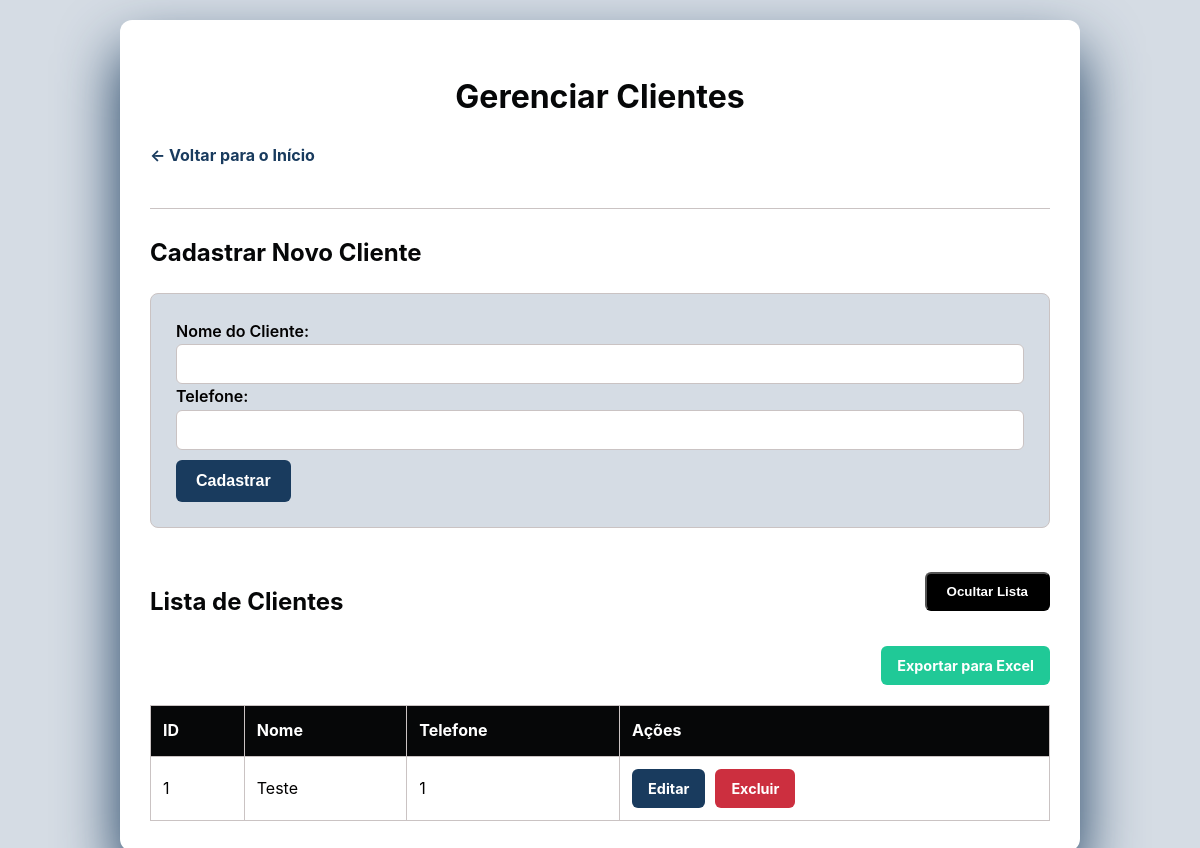
/clientes (signed in), run on the app's committed database.
### app.py (models this page shows)
class Cliente(db.Model):
    id = db.Column(db.Integer, primary_key=True)
    nome = db.Column(db.String(100), nullable=False, unique=True)
    telefone = db.Column(db.String(20), nullable=True)

### app.py (the view, shortened to what this page needs)
@app.route('/clientes', methods=['GET', 'POST'])
@login_required
def clientes():
    todos_clientes = Cliente.query.all()
    return render_template('clientes.html', clientes=todos_clientes)

### app.py (called while the page is built)
@login_manager.user_loader
def load_user(user_id):
    return User.query.get(int(user_id))

@app.context_processor
def inject_user():
    return dict(current_user=current_user)

### templates/clientes.html (shortened to what this page needs)
<!DOCTYPE html>
<html lang="pt-br">
<head>
<link rel="stylesheet" href="{{ url_for('static', filename='style.css') }}">
</head>
<body>
<div class="container">
    <h1 class="header-text">Gerenciar Clientes</h1>
    <a href="{{ url_for('index') }}" class="back-link">← Voltar para o Início</a>
    <hr>
    <h2 class="sub-header-text">Cadastrar Novo Cliente</h2>
    <form method="POST" class="form-section">
        <label for="nome">Nome do Cliente:</label>
        <input type="text" id="nome" name="nome" required>
        <label for="telefone">Telefone:</label>
        <input type="text" id="telefone" name="telefone">
        <button type="submit">Cadastrar</button>
    </form>
    <div style="display: flex; justify-content: space-between; align-items: center;">
        <h2 class="sub-header-text">Lista de Clientes</h2>
        <button id="toggle-list-btn" class="button-link secondary-button" style="margin-bottom: 10px;">Ocultar Lista</button>
    </div>
    <div id="client-list-container">
    {% if clientes %}
        <div class="export-button-container">
            <a href="{{ url_for('exportar_clientes') }}" class="button-link export-button">Exportar para Excel</a>
        </div>
        <table class="data-table">
            <thead>
                <tr>
                    <th>ID</th>
                    <th>Nome</th>
                    <th>Telefone</th>
                    <th>Ações</th>
                </tr>
            </thead>
            <tbody>
                {% for cliente in clientes %}
                    <tr>
                        <td>{{ cliente.id }}</td>
                        <td>{{ cliente.nome }}</td>
                        <td>{{ cliente.telefone if cliente.telefone else 'N/A' }}</td>
                        <td>
                            <div style="display: flex; gap: 10px; flex-wrap: wrap;">
                                <a href="{{ url_for('editar_cliente', id=cliente.id) }}" class="button-link edit-button">Editar</a>
                                <a href="{{ url_for('excluir_cliente', id=cliente.id) }}" class="button-link delete-button">Excluir</a>
                            </div>
                        </td>
                    </tr>
                {% endfor %}
            </tbody>
        </table>
    {% else %}
        <p>Nenhum cliente cadastrado ainda.</p>
    {% endif %}
    </div>
</div>
</body>
</html>

### static/style.css (style rules this page uses)
:root { --primary-color: #193b5e; --primary-dark-color: #060708; --secondary-color: #000; --background-color: #d5dce4; --card-background: #ffffff; --text-color: #020101; --light-text-color: #fff; --border-color: #cac3c3; --success-color: #060708; --danger-color: #cc2f3f; --info-color: #193b5e; --box-shadow: 0 30px 60px #193b5e; }
body { font-family: -apple-system, BlinkMacSystemFont, "Segoe UI", Roboto, "Helvetica Neue", Arial, sans-serif; background-color: var(--background-color); color: var(--text-color); margin: 0; padding: 20px; line-height: 1.6; }
.container { max-width: 900px; margin: 0 auto; background-color: var(--card-background); padding: 30px; border-radius: 12px; box-shadow: var(--box-shadow); }
.header-text { text-align: center; color: var(--primary-dark-color); margin-bottom: 20px; }
.sub-header-text { color: var(--primary-dark-color); margin-top: 25px; margin-bottom: 15px; }
hr { border: 0; border-top: 1px solid var(--border-color); margin: 20px 0; }
.back-link { display: inline-block; margin-bottom: 20px; color: var(--primary-color); text-decoration: none; font-weight: bold; transition: color 0.3s ease; }
.button-link { display: inline-block; padding: 10px 20px; border-radius: 6px; text-decoration: none; font-weight: bold; transition: background-color 0.3s ease, transform 0.2s ease; text-align: center; white-space: nowrap; }
.export-button { background-color: #20c997; color: var(--light-text-color); font-size: 0.9rem; padding: 8px 16px; margin-top: 10px; }
.delete-button { background-color: var(--danger-color); color: var(--light-text-color); font-size: 0.9rem; padding: 8px 16px; }
.edit-button { background-color: var(--info-color); color: var(--light-text-color); font-size: 0.9rem; padding: 8px 16px; }
.form-section { background-color: var(--background-color); padding: 25px; border-radius: 8px; border: 1px solid var(--border-color); margin-top: 20px; margin-bottom: 30px; }
label { font-weight: 600; }
input[type="text"], input[type="password"], input[type="number"], input[type="date"], select { width: 100%; padding: 10px; border: 1px solid var(--border-color); border-radius: 6px; box-sizing: border-box; font-size: 1rem; }
button[type="submit"] { background-color: var(--primary-color); color: var(--light-text-color); padding: 12px 20px; border: none; border-radius: 6px; cursor: pointer; font-size: 1rem; font-weight: bold; transition: background-color 0.3s ease; margin-top: 10px; }
.data-table { width: 100%; border-collapse: collapse; margin-top: 20px; }
.data-table th, .data-table td { padding: 12px; border: 1px solid var(--border-color); text-align: left; vertical-align: middle; }
.data-table th { background-color: var(--primary-dark-color); color: var(--light-text-color); font-weight: bold; }
.export-button-container { text-align: right; margin-bottom: 10px; }
.secondary-button { background-color: var(--secondary-color); color: var(--light-text-color); }

### data on the page
Cliente: id "1", nome "Teste", telefone "1"
